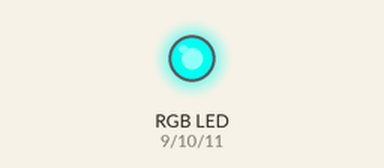
This sketch was run on a simulated Arduino Uno, built with avr-gcc and run on an emulated ATmega328P. Shown: an RGB LED mixed from three pins (HIGH = lit).

Above: at 0.05 s.
At 0.6 s:
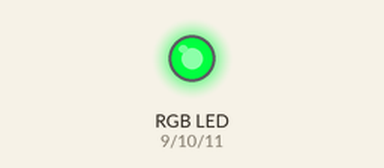
At 1.3 s:
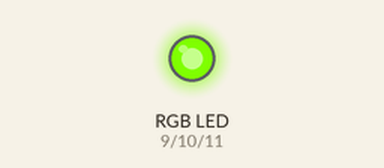
At 2.6 s:
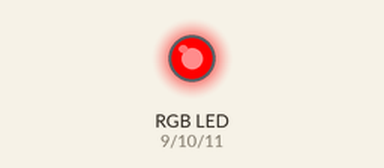
At 3.85 s:
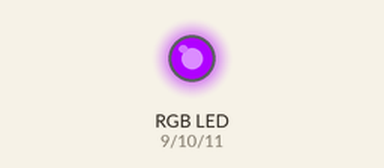
At 5.15 s:
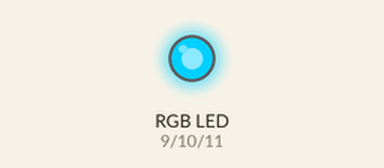
Timing chart, 0 to 7.0 s (numbered marks = the images above):
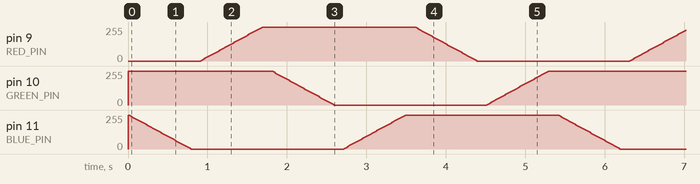

The sketch:

ambiance.ino
```cpp
#include <RGBLed.h>

#define RED_PIN 9
#define GREEN_PIN 10
#define BLUE_PIN 11

RGBLed led(RED_PIN, GREEN_PIN, BLUE_PIN, RGBLed::COMMON_ANODE);

void setup() {
}

void loop() {
  led.crossFade(RGBLed::RED, RGBLed::MAGENTA, 64, 800);
  delay(100);
  led.crossFade(RGBLed::MAGENTA, RGBLed::BLUE, 64, 800);
  delay(100);
  led.crossFade(RGBLed::BLUE, RGBLed::CYAN, 64, 800);
  delay(100);
  led.crossFade(RGBLed::CYAN, RGBLed::GREEN, 64, 800);
  delay(100);
  led.crossFade(RGBLed::GREEN, RGBLed::YELLOW, 64, 800);
  delay(100);
  led.crossFade(RGBLed::YELLOW, RGBLed::RED, 64, 800);
  delay(100);
}
```
